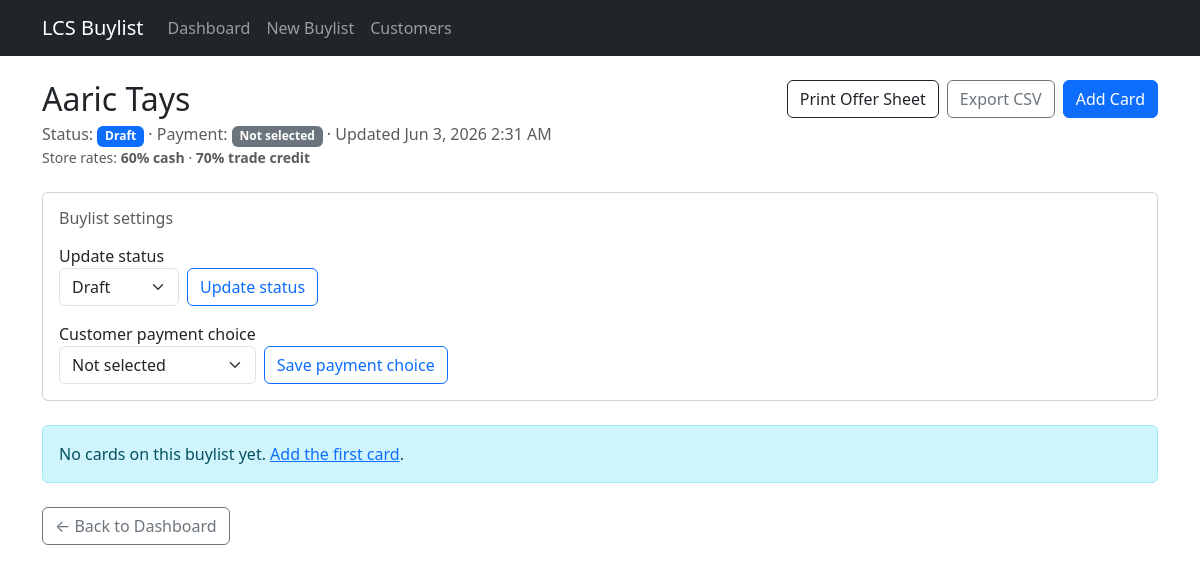
Before: /buylists/2/ with the older database file.
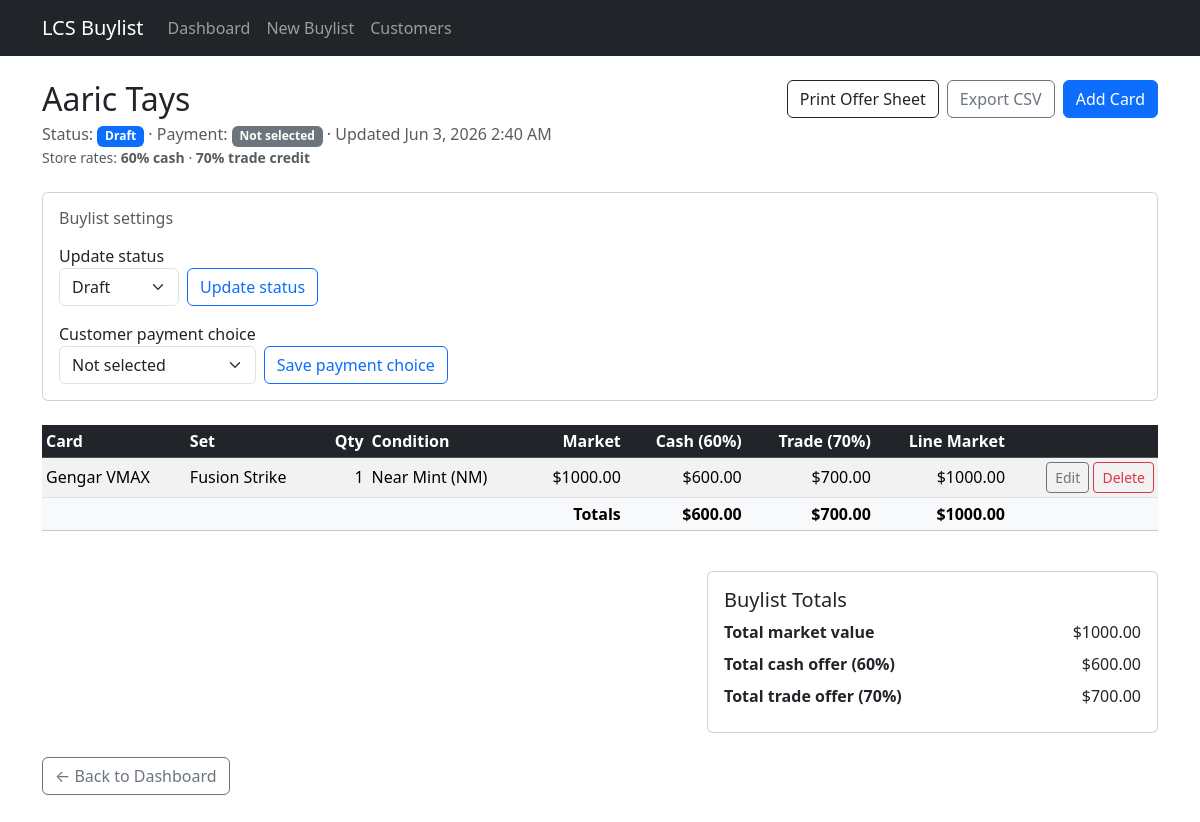
After: the same page with the newer database file.
### buylists/models.py (models this page shows, shortened)
class Buylist(models.Model):
    STATUS_DRAFT = 'draft'
    STATUS_WAITING = 'waiting'
    STATUS_ACCEPTED = 'accepted'
    STATUS_REJECTED = 'rejected'
    STATUS_PAID = 'paid'
    STATUS_CHOICES = [
        (STATUS_DRAFT, 'Draft'),
        (STATUS_WAITING, 'Waiting'),
        (STATUS_ACCEPTED, 'Accepted'),
        (STATUS_REJECTED, 'Rejected'),
        (STATUS_PAID, 'Paid'),
    ]
    PAYMENT_CASH = 'cash'
    PAYMENT_TRADE = 'trade'
    PAYMENT_CHOICES = [
        ('', 'Not selected'),
        (PAYMENT_CASH, 'Cash (60%)'),
        (PAYMENT_TRADE, 'Trade credit (70%)'),
    ]
    customer = models.ForeignKey(
        Customer,
        on_delete=models.CASCADE,
        related_name='buylists',
    )
    status = models.CharField(
        max_length=20,
        choices=STATUS_CHOICES,
        default=STATUS_DRAFT,
    )
    payment_choice = models.CharField(
        max_length=10,
        choices=PAYMENT_CHOICES,
        blank=True,
        default='',
    )
    created_at = models.DateTimeField(auto_now_add=True)
    updated_at = models.DateTimeField(auto_now=True)
    class Meta:
        ordering = ['-updated_at']
    @property
    def total_market_value(self):
        return sum(item.line_market_value for item in self.items.all())
    @property
    def total_cash_offer_value(self):
        return sum(item.cash_offer_price for item in self.items.all())
    @property
    def total_trade_offer_value(self):
        return sum(item.trade_offer_price for item in self.items.all())
    @property
    def payment_choice_selected(self):
        return bool(self.payment_choice)

class Customer(models.Model):
    name = models.CharField(max_length=200)
    phone = models.CharField(max_length=50, blank=True)
    email = models.EmailField(blank=True)
    notes = models.TextField(blank=True)
    class Meta:
        ordering = ['name']

class BuylistItem(models.Model):
    CONDITION_NM = 'NM'
    CONDITION_LP = 'LP'
    CONDITION_MP = 'MP'
    CONDITION_HP = 'HP'
    CONDITION_DMG = 'DMG'
    CONDITION_CHOICES = [
        (CONDITION_NM, 'Near Mint (NM)'),
        (CONDITION_LP, 'Lightly Played (LP)'),
        (CONDITION_MP, 'Moderately Played (MP)'),
        (CONDITION_HP, 'Heavily Played (HP)'),
        (CONDITION_DMG, 'Damaged (DMG)'),
    ]
    CONDITION_DEFAULTS = {
        CONDITION_NM: Decimal('1.00'),
        CONDITION_LP: Decimal('0.90'),
        CONDITION_MP: Decimal('0.75'),
        CONDITION_HP: Decimal('0.60'),
        CONDITION_DMG: Decimal('0.40'),
    }
    CASH_OFFER_PERCENT = Decimal('0.60')
    TRADE_OFFER_PERCENT = Decimal('0.70')
    buylist = models.ForeignKey(
        Buylist,
        on_delete=models.CASCADE,
        related_name='items',
    )
    card_name = models.CharField(max_length=200)
    set_name = models.CharField(max_length=200, blank=True)
    quantity = models.PositiveIntegerField(default=1)
    condition = models.CharField(
        max_length=3,
        choices=CONDITION_CHOICES,
        default=CONDITION_NM,
    )
    market_price = models.DecimalField(max_digits=10, decimal_places=2)
    condition_percent = models.DecimalField(max_digits=4, decimal_places=2)
    cash_offer_price = models.DecimalField(
        max_digits=10,
        decimal_places=2,
        editable=False,
    )
    trade_offer_price = models.DecimalField(
        max_digits=10,
        decimal_places=2,
        editable=False,
    )
    notes = models.TextField(blank=True)
    class Meta:
        ordering = ['card_name']
    @property
    def line_market_value(self):
        return Decimal(self.quantity) * self.market_price

### buylists/views.py (the view)
# urls.py: path('buylists/<int:pk>/', views.buylist_detail, name='buylist_detail'),
def buylist_detail(request, pk):
    buylist = get_object_or_404(
        Buylist.objects.select_related('customer').prefetch_related('items'),
        pk=pk,
    )
    status_form = BuylistStatusForm(instance=buylist)
    payment_form = BuylistPaymentChoiceForm(instance=buylist)
    return render(request, 'buylists/buylist_detail.html', {
        'buylist': buylist,
        'status_form': status_form,
        'payment_form': payment_form,
    })

### buylists/forms.py
class BuylistStatusForm(BootstrapFormMixin, forms.ModelForm):
    class Meta:
        model = Buylist
        fields = ['status']
        labels = {'status': 'Update status'}

class BuylistPaymentChoiceForm(BootstrapFormMixin, forms.ModelForm):
    class Meta:
        model = Buylist
        fields = ['payment_choice']
        labels = {'payment_choice': 'Customer payment choice'}

### buylists/templates/buylists/buylist_detail.html (shortened to what this page needs)
{% extends "buylists/base.html" %}
{% block content %}
<div class="d-flex justify-content-between align-items-start mb-4">
    <div>
        <h1 class="h2 mb-1">{{ buylist.customer.name }}</h1>
        <p class="text-muted mb-0">
            Status:
            <span class="badge bg-primary">{{ buylist.get_status_display }}</span>
            · Payment:
            {% if buylist.payment_choice == 'cash' %}
            <span class="badge bg-success">Cash (60%)</span>
            {% elif buylist.payment_choice == 'trade' %}
            <span class="badge bg-info text-dark">Trade credit (70%)</span>
            {% else %}
            <span class="badge bg-secondary">Not selected</span>
            {% endif %}
            · Updated {{ buylist.updated_at|date:"M j, Y g:i A" }}
        </p>
        <p class="text-muted small mb-0">
            Store rates: <strong>60% cash</strong> · <strong>70% trade credit</strong>
        </p>
    </div>
    <div class="d-flex gap-2 flex-wrap">
        <a href="{% url 'buylists:buylist_offer_sheet' pk=buylist.pk %}" class="btn btn-outline-dark" target="_blank">Print Offer Sheet</a>
        <a href="{% url 'buylists:buylist_export_csv' pk=buylist.pk %}" class="btn btn-outline-secondary">Export CSV</a>
        <a href="{% url 'buylists:buylistitem_create' buylist_pk=buylist.pk %}" class="btn btn-primary">Add Card</a>
    </div>
</div>
<div class="card mb-4">
    <div class="card-body">
        <h2 class="h6 text-muted mb-3">Buylist settings</h2>
        <form method="post" action="{% url 'buylists:buylist_update_status' pk=buylist.pk %}" class="row g-2 align-items-end mb-3">
            <div class="col-auto">
                <label class="form-label mb-0">{{ status_form.status.label }}</label>
                {{ status_form.status }}
            </div>
            <div class="col-auto">
                <button type="submit" class="btn btn-outline-primary">Update status</button>
            </div>
        </form>
        <form method="post" action="{% url 'buylists:buylist_update_payment_choice' pk=buylist.pk %}" class="row g-2 align-items-end">
            <div class="col-auto">
                <label class="form-label mb-0">{{ payment_form.payment_choice.label }}</label>
                {{ payment_form.payment_choice }}
            </div>
            <div class="col-auto">
                <button type="submit" class="btn btn-outline-primary">Save payment choice</button>
            </div>
        </form>
    </div>
</div>
{% if buylist.items.all %}
<div class="table-responsive mb-4">
    <table class="table table-striped table-hover align-middle table-sm">
        <thead class="table-dark">
            <tr>
                <th>Card</th>
                <th>Set</th>
                <th class="text-end">Qty</th>
                <th>Condition</th>
                <th class="text-end">Market</th>
                <th class="text-end{% if buylist.payment_choice == 'cash' %} table-success{% endif %}">Cash (60%){% if buylist.payment_choice == 'cash' %} ✓{% endif %}</th>
                <th class="text-end{% if buylist.payment_choice == 'trade' %} table-success{% endif %}">Trade (70%){% if buylist.payment_choice == 'trade' %} ✓{% endif %}</th>
                <th class="text-end">Line Market</th>
                <th></th>
            </tr>
        </thead>
        <tbody>
            {% for item in buylist.items.all %}
            <tr>
                <td>{{ item.card_name }}</td>
                <td>{{ item.set_name|default:"—" }}</td>
                <td class="text-end">{{ item.quantity }}</td>
                <td>{{ item.get_condition_display }}</td>
                <td class="text-end">${{ item.market_price }}</td>
                <td class="text-end{% if buylist.payment_choice == 'cash' %} table-success fw-semibold{% endif %}">${{ item.cash_offer_price }}</td>
                <td class="text-end{% if buylist.payment_choice == 'trade' %} table-success fw-semibold{% endif %}">${{ item.trade_offer_price }}</td>
                <td class="text-end">${{ item.line_market_value }}</td>
                <td class="text-end text-nowrap">
                    <a href="{% url 'buylists:buylistitem_edit' buylist_pk=buylist.pk pk=item.pk %}" class="btn btn-sm btn-outline-secondary">Edit</a>
                    <a href="{% url 'buylists:buylistitem_delete' buylist_pk=buylist.pk pk=item.pk %}" class="btn btn-sm btn-outline-danger">Delete</a>
                </td>
            </tr>
            {% endfor %}
        </tbody>
        <tfoot class="table-light fw-semibold">
            <tr>
                <td colspan="5" class="text-end">Totals</td>
                <td class="text-end{% if buylist.payment_choice == 'cash' %} table-success{% endif %}">${{ buylist.total_cash_offer_value }}</td>
                <td class="text-end{% if buylist.payment_choice == 'trade' %} table-success{% endif %}">${{ buylist.total_trade_offer_value }}</td>
                <td class="text-end">${{ buylist.total_market_value }}</td>
                <td></td>
            </tr>
        </tfoot>
    </table>
</div>
<div class="row justify-content-end">
    <div class="col-md-5">
        <div class="card">
            <div class="card-body">
                <h2 class="h5 card-title">Buylist Totals</h2>
                <dl class="row mb-0">
                    <dt class="col-7">Total market value</dt>
                    <dd class="col-5 text-end">${{ buylist.total_market_value }}</dd>
                    <dt class="col-7">Total cash offer (60%)</dt>
                    <dd class="col-5 text-end{% if buylist.payment_choice == 'cash' %} fw-bold text-success fs-5{% endif %}">${{ buylist.total_cash_offer_value }}</dd>
                    <dt class="col-7">Total trade offer (70%)</dt>
                    <dd class="col-5 text-end{% if buylist.payment_choice == 'trade' %} fw-bold text-success fs-5{% endif %}">${{ buylist.total_trade_offer_value }}</dd>
                </dl>
            </div>
        </div>
    </div>
</div>
{% else %}
<div class="alert alert-info">
    No cards on this buylist yet.
    <a href="{% url 'buylists:buylistitem_create' buylist_pk=buylist.pk %}">Add the first card</a>.
</div>
{% endif %}
<p class="mt-4">
    <a href="{% url 'buylists:dashboard' %}" class="btn btn-outline-secondary">← Back to Dashboard</a>
</p>
{% endblock %}

### buylists/templates/buylists/base.html (shortened to what this page needs)
<!DOCTYPE html>
<html lang="en">
<head>
    <link href="https://cdn.jsdelivr.net/npm/bootstrap@5.3.3/dist/css/bootstrap.min.css" rel="stylesheet">
</head>
<body>
    <nav class="navbar navbar-expand-lg navbar-dark bg-dark mb-4 no-print">
        <div class="container">
            <a class="navbar-brand" href="{% url 'buylists:dashboard' %}">LCS Buylist</a>
            <div class="collapse navbar-collapse" id="navbarNav">
                <ul class="navbar-nav">
                    <li class="nav-item">
                        <a class="nav-link" href="{% url 'buylists:dashboard' %}">Dashboard</a>
                    </li>
                    <li class="nav-item">
                        <a class="nav-link" href="{% url 'buylists:buylist_create' %}">New Buylist</a>
                    </li>
                    <li class="nav-item">
                        <a class="nav-link" href="{% url 'buylists:customer_list' %}">Customers</a>
                    </li>
                </ul>
            </div>
        </div>
    </nav>
    <main class="container pb-5">
        {% block content %}{% endblock %}
    </main>
</body>
</html>

Changed rows visible on the page:
changed Buylist "Draft": updated_at "Jun 3, 2026 2:31 AM" → "Jun 3, 2026 2:40 AM"; total_cash_offer_value (not shown) → "600.00"; total_trade_offer_value (not shown) → "700.00"; total_market_value (not shown) → "1000.00"
added BuylistItem: card_name "Gengar VMAX", set_name "Fusion Strike", quantity "1", condition "Near Mint (NM)", market_price "1000.00", cash_offer_price "600.00", trade_offer_price "700.00", line_market_value "1000.00"
Other visible differences:
text no longer shown: "No cards on this buylist yet. Add the first card ."
text now shown: "Card Set Qty Condition Market Cash (60%) Trade (70%) Line Market Totals $ $ $ Buylist Totals Total market value $ Total cash offer (60%) $ Total trade offer (70%) $"
